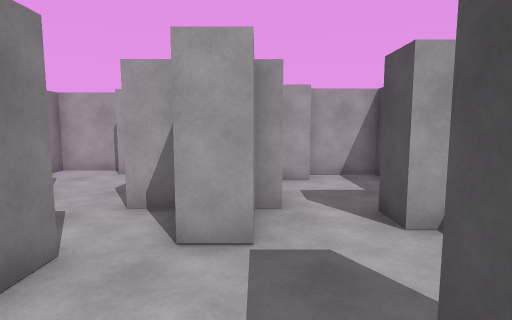
[1] (above)

21 first-person views from a walk through a Unity game level. The camera is 1.5 m above the floor, tilts 6° down and sees 80° across. The floor is counted in squares, 1 m on a side. Each view is taken from the middle of a square. On the plan, view 1 faces up. The plan holds only what a view shows up to about 15 squares ahead; the rest is blank. The player is left out.

[2]
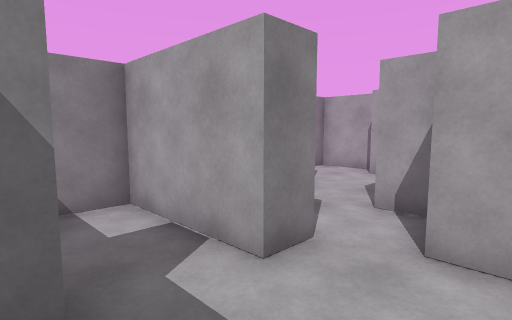

[3]
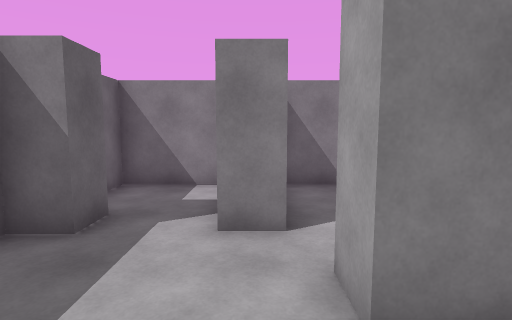

[4]
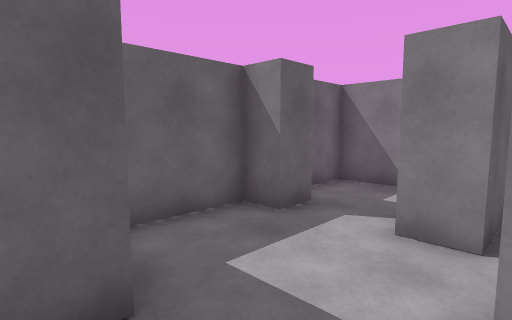

[5]
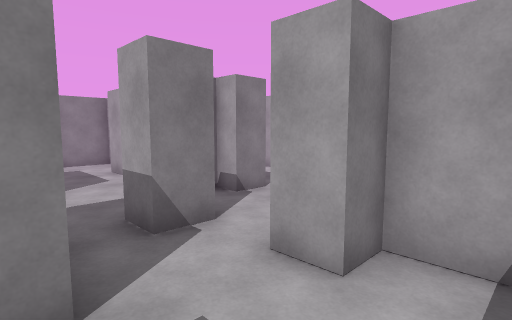

[6]
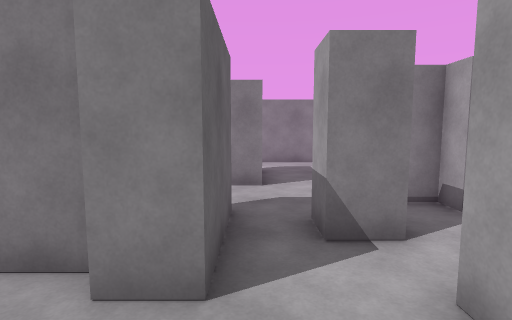

[7]
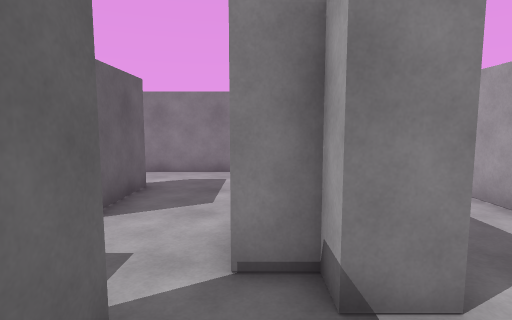

[8]
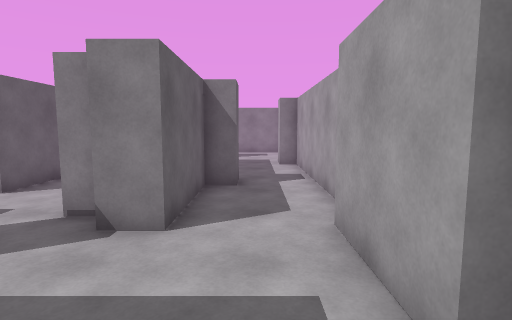

[9]
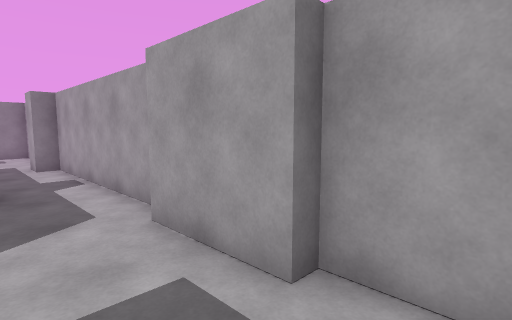

[10]
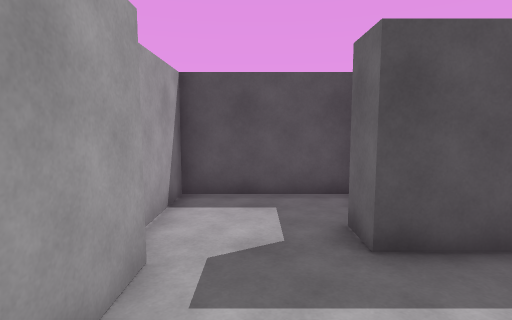

[11]
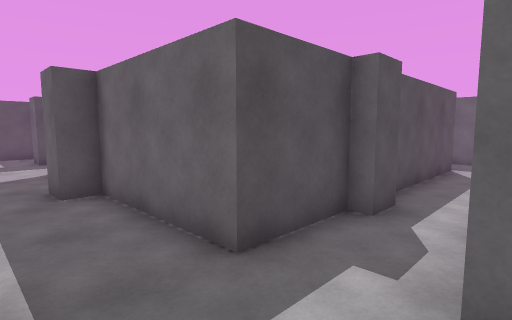

[12]
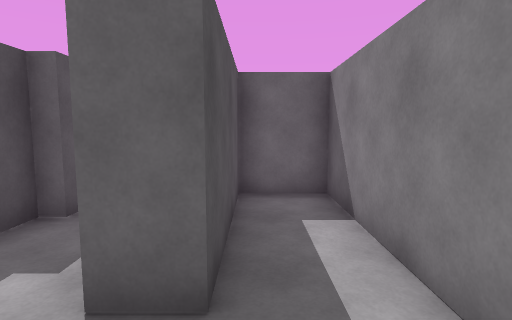

[13]
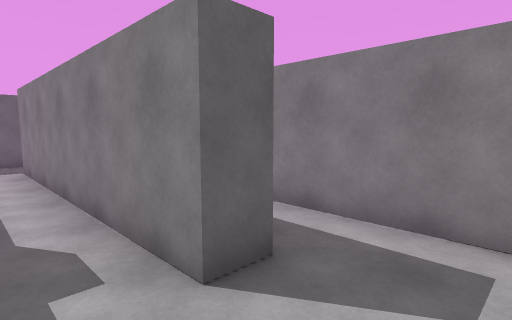

[14]
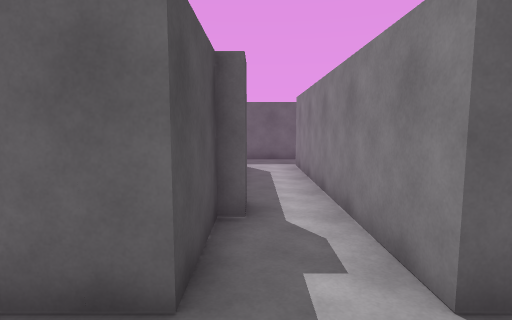

[15]
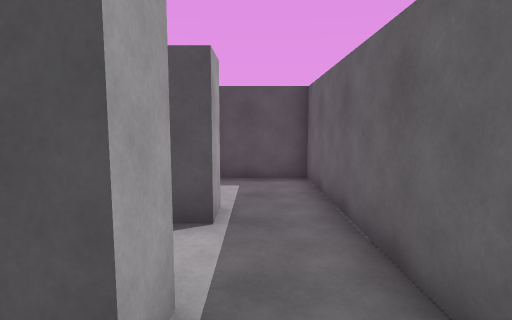

[16]
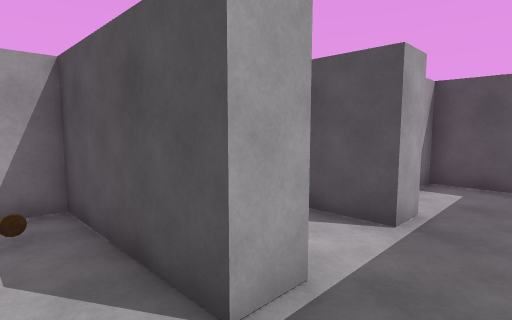

[17]
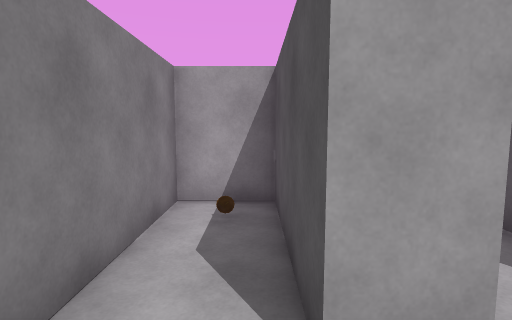

[18]
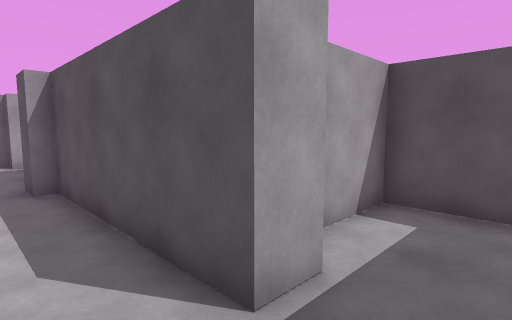

[19]
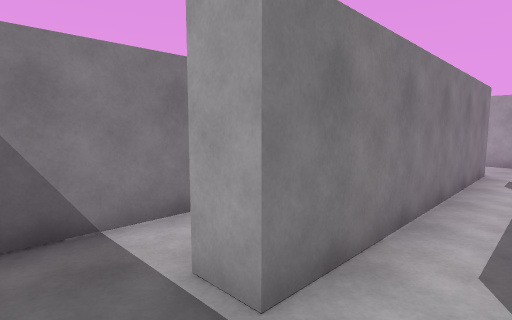

[20]
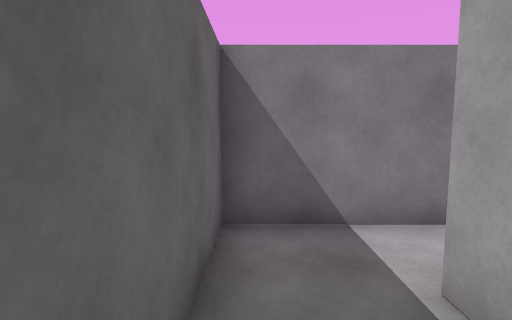

[21]
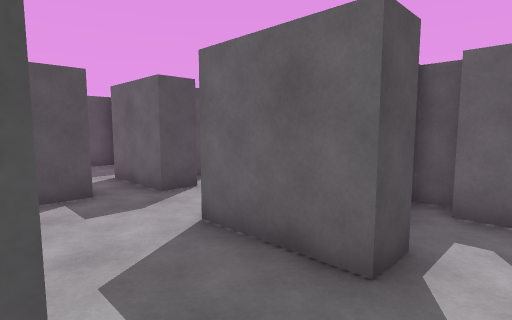

### Floor plan
Points are (right, up) in squares from view 1. A wall is a line through its corners. A room is listed if a view was taken in it or the views show most of it. See-through windows are left out.
Room 1 (views 1, 2)
walls: (-3.2, 0.4) (-2.3, 0.4) (-2.3, -0.5) (0.2, -0.5); (-2.3, 2.4) (-6, 2.4) (-6, -0.5) (-4.5, -0.5); (1.1, 1.1) (1.1, 1.7); (0, 3.8) (-1.1, 3.8)
ways out: opening at (1, 3) to room 2; opening at (-2, 3) to room 9
Room 2 (views 3, 4, 5, 6)
walls: (2.2, 4.4) (2.2, 5.4); (3.8, 5.2) (3.8, 6.2); (0, 5.6) (0, 3.8); (-0.5, 6.6) (0.5, 6.6) (0.5, 5.6); (3.8, 9.2) (3.8, 9.7) (1.5, 9.7) (1.5, 8.7) (0.5, 8.7); (-0.9, 9) (-0.9, 7.9); (1.1, 1.7) (1.9, 1.7)
ways out: opening at (1, 3) to room 1; opening at (0, 9) to room 3; opening at (-1.5, 7) to room 8; opening at (2, 3)
Room 3 (views 7, 8, 9)
walls: (0.5, 9.9) (0.5, 11.7) (1.6, 11.7); (-2.3, 11.7) (-2.3, 10.7); (-3, 10.7) (-3, 9.6); (-2, 9) (-0.9, 9); (3.8, 10.9) (3.8, 14.7) (0.3, 14.7) (0.3, 14.2) (-2.6, 14.2)
ways out: opening at (0, 9) to room 2; opening at (-3, 13) to room 4
Room 4 (view 10)
walls: (-7, 12.5) (-6, 12.5); (-6, 11.7) (-2.3, 11.7); (-3.5, 14.7) (-10.3, 14.7) (-10.3, 14); (-10.4, 11.7) (-7, 11.7)
ways out: opening at (-3, 13) to room 3; opening at (-10, 13) to room 5
Room 5 (views 11, 12, 13, 14)
walls: (-13.2, 14.7) (-14.1, 14.7); (-16.6, 14.8) (-16.6, 7.2) (-14.6, 7.2) (-14.6, 11.7) (-13.6, 11.7) (-13.6, 7.4); (-10.3, 14) (-11.4, 14) (-11.4, 14.8); (-11.8, 7.9) (-11.8, 9) (-11.4, 9) (-11.4, 11.7) (-10.4, 11.7)
ways out: opening at (-10, 13) to room 4; opening at (-13, 8) to room 7
Room 6 (views 15, 16, 17)
walls: (-13.6, 1.7) (-14.6, 1.7) (-14.6, 6.2) (-16.6, 6.2) (-16.6, -0.5) (-13.4, -0.5)
ways out: opening at (-14, 0.5) to room 7
objects: coin (-16, 5)
Room 7 (views 18, 19, 20)
walls: (-10.2, 1.7) (-11.4, 1.7) (-11.4, 7.9) (-11.8, 7.9); (-13.4, -0.5) (-7, -0.5) (-7, 2.4) (-9.1, 2.4); (-13.6, 7.4) (-13.6, 1.7)
ways out: opening at (-13, 8) to room 5; opening at (-14, 0.5) to room 6
Room 8 (view 21)
walls: (-7.8, 6.1) (-7.8, 7.2) (-4.9, 7.2) (-4.9, 6.2); (-4.8, 10.7) (-6.8, 10.7) (-6.8, 9.8) (-7.9, 9.8); (-2.4, 5.6) (-2.4, 6.6) (-0.5, 6.6); (-2.3, 10.7) (-3, 10.7); (-8.6, 4.2) (-7.8, 4.2); (-7.8, 3.4) (-6.9, 3.4); (-0.9, 7.9) (-2, 7.9) (-2, 9); (-10.3, 10.8) (-10.3, 6.1)
ways out: opening at (-1.5, 7) to room 2; opening at (-3.5, 6) to room 9
Room 9 (no view inside)
walls: (-4, 3.4) (-2.3, 3.4) (-2.3, 2.4); (-1.4, 5.6) (-2.4, 5.6); (-6, 5.2) (-6, 3.8)
ways out: opening at (-2, 3) to room 1; opening at (-3.5, 6) to room 8

Positions as (right, up) in squares from view 1, and headings:
1: (0, 0), facing up
2: (0, 0), facing up-left
3: (2, 3), facing left
4: (2, 4), facing down-left
5: (3, 6), facing up-left
6: (3, 7), facing left
7: (0, 10), facing left
8: (2, 13), facing left
9: (2, 12), facing up-left
10: (-3, 13), facing right
11: (-14, 14), facing down-right
12: (-15, 14), facing down
13: (-12, 14), facing down-left
14: (-12, 14), facing down
15: (-16, 1), facing right
16: (-16, 0), facing up-right
17: (-15, 0), facing up
18: (-13, 0), facing up-right
19: (-12, 0), facing up-left
20: (-12, 0), facing left
21: (-9, 10), facing down-right
